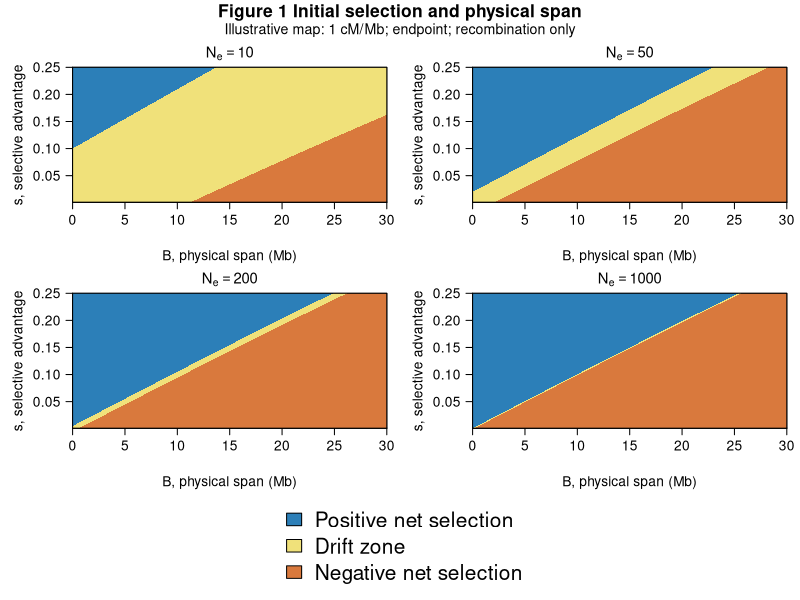
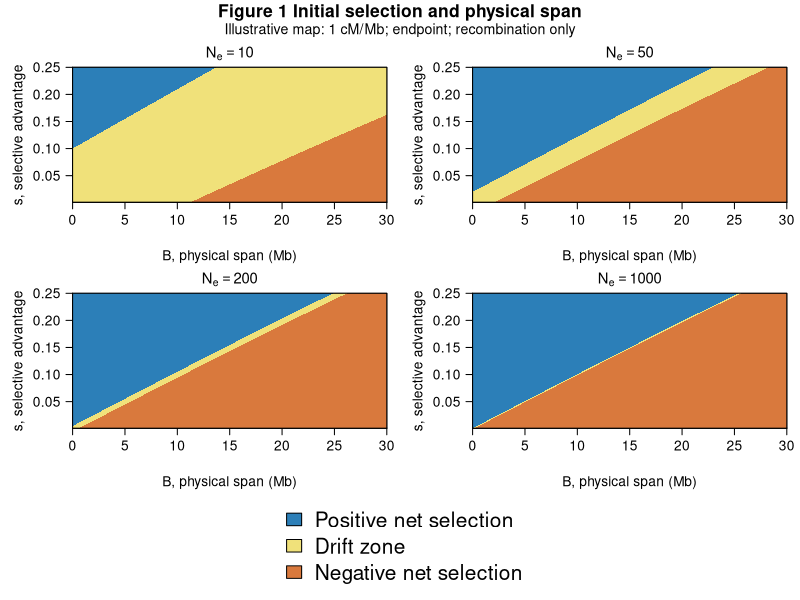
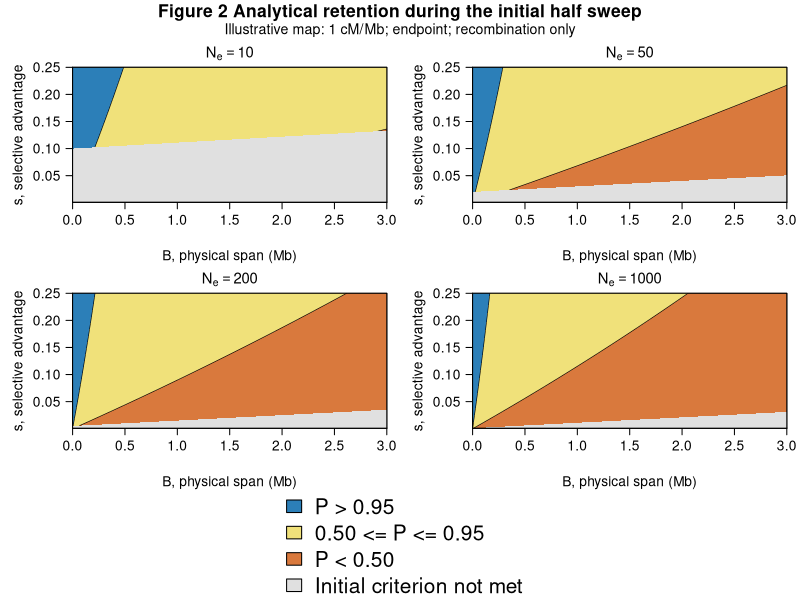
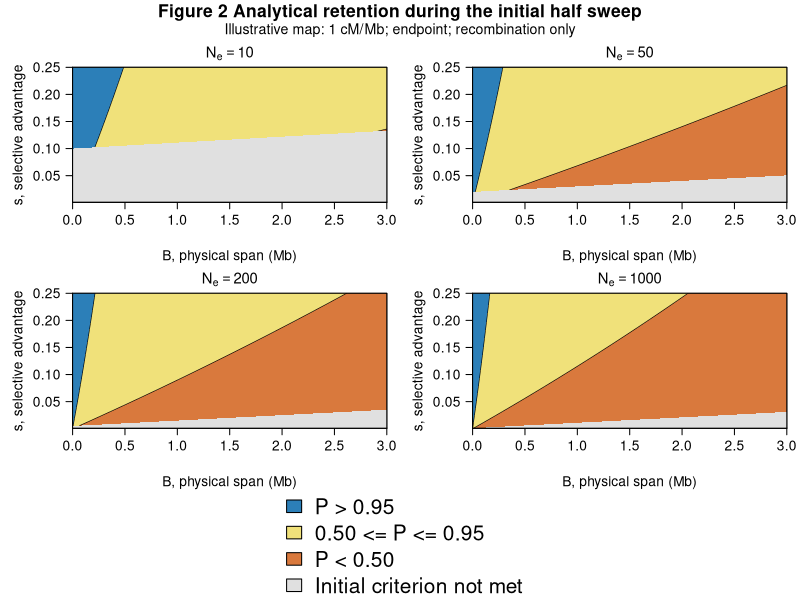
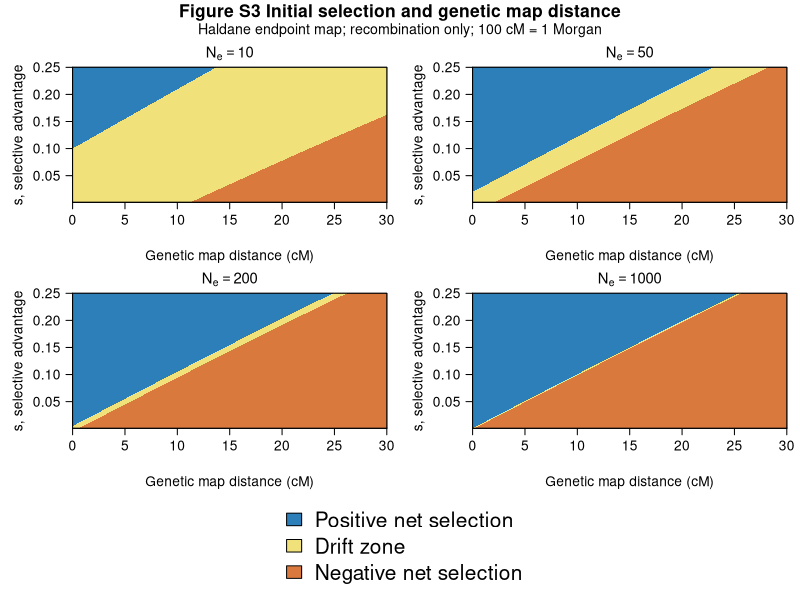
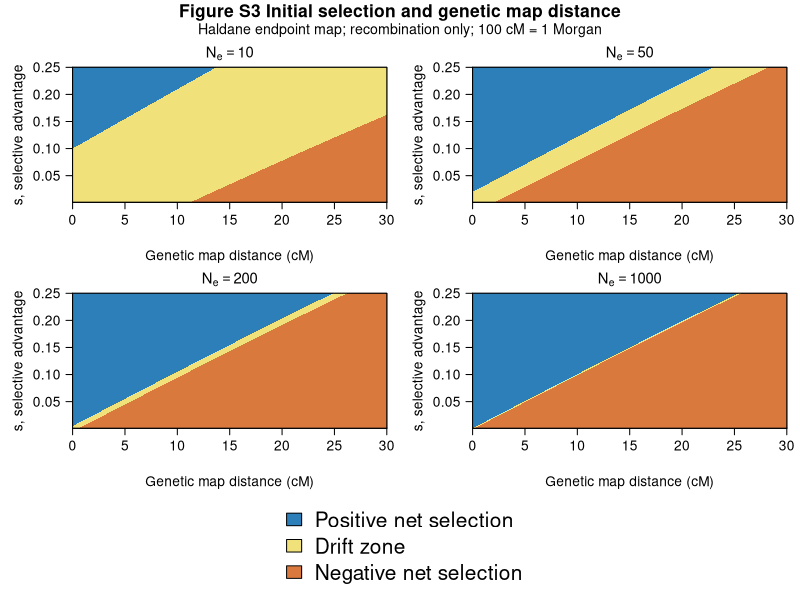
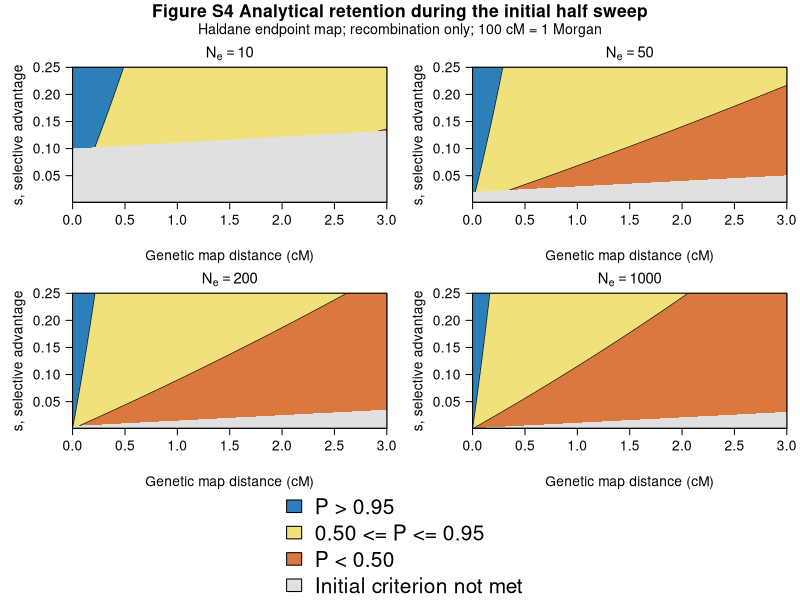
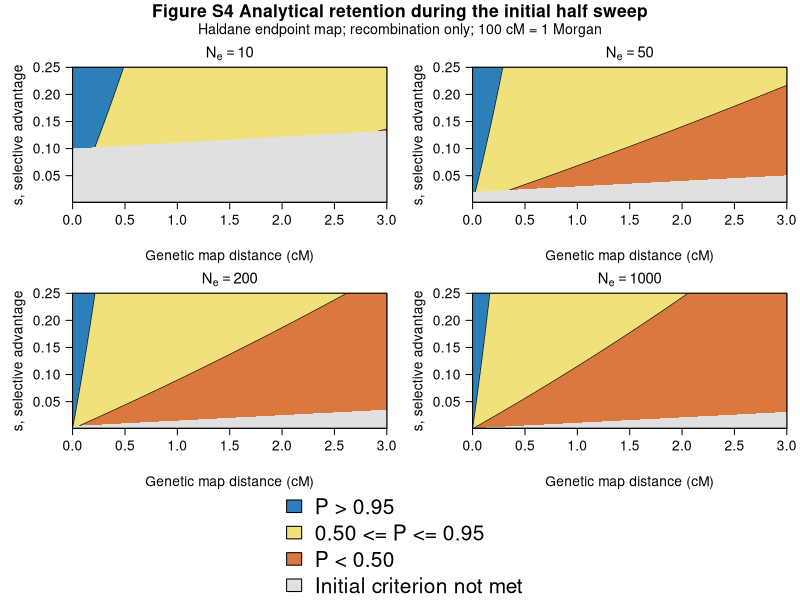

R code for these plots, in order:
# Analytical figures for genes8PT. Base R only; no stochastic simulations.
# Rscript genes8PT_analytical_figures.R [output_directory]
# Figures S3/S4 reproduce the main figures in centimorgans (cM).
# Main text: recombination only. Mutation appears only in Figures S1/S2.
# Frequency-dependent persistence uses a continuous two-class model in which
# breakup slows allele spread. It is not a general multilocus simulation.
args <- commandArgs(trailingOnly=TRUE)
out_dir <- if(length(args)) args[1] else "genes8PT_analytical_figures"
dir.create(out_dir,recursive=TRUE,showWarnings=FALSE)
Ne_values <- c(10,50,200,1000)
s_min <- 0.001
s_max <- 0.25
n_curve <- 2000L
rho <- 1e-8 # Morgan/base pair: illustrative 1 cM/Mb, not a universal map
break_mode <- "endpoint" # alternatively "any_crossover"
main1_max_bp <- 30e6
main2_max_bp <- 3e6
mu <- 1.2e-8 # disruptive mutation probability per required base/generation
make_supplementary <- TRUE
stopifnot(rho>0,mu>=0,mu<1,all(Ne_values>1),s_min>0,s_max>s_min,
          break_mode %in% c("endpoint","any_crossover"))

# B is inclusive physical span; B-1 is the separation between endpoints.
map_length <- function(B,rho_value=rho) rho_value*(B-1)
recombination_loss <- function(B) {
  stopifnot(all(B>=1))
  L <- map_length(B)
  if(break_mode=="endpoint") -expm1(-2*L)/2 else -expm1(-L)
}
inverse_recombination <- function(c) {
  limit <- if(break_mode=="endpoint") 0.5 else 1
  answer <- rep(Inf,length(c))
  answer[c<=0] <- 1
  valid <- c>0 & c<limit
  L <- if(break_mode=="endpoint") -log1p(-2*c[valid])/2 else -log1p(-c[valid])
  answer[valid] <- 1+L/rho
  answer
}
mutation_loss <- function(B) -expm1(B*log1p(-mu))
total_loss <- function(B,mutation=FALSE) {
  c <- recombination_loss(B)
  if(mutation) 1-(1-c)*(1-mutation_loss(B)) else c
}
effective_selection <- function(s,B,mutation=FALSE) (1+s)*(1-total_loss(B,mutation))-1
half_sweep <- function(s,Ne,B,mutation=FALSE) {
  lc <- -log1p(-recombination_loss(B))
  lu <- if(mutation) -B*log1p(-mu) else rep(0,length(B))
  b <- log1p(s)-lc
  a <- b-lu
  x0 <- 1/(2*Ne)
  valid <- a>0 & b>0 & a-b/2>0
  T <- A <- rep(Inf,length(B))
  T[valid] <- (log((0.5/x0)*((a[valid]-b[valid]*x0)/(a[valid]-b[valid]/2))))/a[valid]
  A[valid] <- (log(Ne)+lu[valid]*T[valid])/b[valid]
  list(T=T,A=A,reachable=valid)
}
log_retention <- function(s,Ne,B,mutation=FALSE) {
  times <- half_sweep(s,Ne,B,mutation)
  result <- rep(-Inf,length(B))
  valid <- times$reachable
  result[valid] <- log1p(-recombination_loss(B[valid]))*times$A[valid]
  if(mutation) result[valid] <- result[valid]+B[valid]*log1p(-mu)*times$T[valid]
  result
}

# Recombination-only boundaries are explicit inverse formulas.
selection_bound <- function(s,Ne,mutation=FALSE,max_bp=main1_max_bp) {
  cm <- (s-1/Ne)/(1+s)
  if(!mutation) return(ifelse(cm>0,inverse_recombination(cm),0))
  vapply(s,function(si) {
    if(effective_selection(si,1,TRUE)<=1/Ne) return(0)
    f <- function(B) effective_selection(si,B,TRUE)-1/Ne
    if(f(max_bp)>=0) return(max_bp)
    uniroot(f,c(1,max_bp),tol=1e-5)$root
  },numeric(1))
}
retention_bound <- function(s,Ne,p,mutation=FALSE,max_bp=main2_max_bp) {
  if(!mutation) {
    K <- -log(p)/log(Ne)
    return(inverse_recombination(-expm1(-log1p(s)*K/(1+K))))
  }
  vapply(s,function(si) {
    f <- function(B) {
      lp <- log_retention(si,Ne,B,TRUE)
      if(is.finite(lp)) lp-log(p) else -1e6
    }
    if(f(1)<0) return(0)
    if(f(max_bp)>=0) return(max_bp)
    uniroot(f,c(1,max_bp),tol=1e-5)$root
  },numeric(1))
}
# For a mutation extension, these scalar roots locate boundaries of explicit
# analytical functions; they do not simulate allele trajectories.

axis_value <- function(B,unit) if(unit=="cM") 100*map_length(pmax(1,B)) else B/1e6

left_region <- function(bound,s,max_bp,col,unit) {
  polygon(c(0,axis_value(pmax(0,pmin(max_bp,bound)),unit),0),
          c(s_min,s,s_max),col=col,border=NA)
}
right_region <- function(bound,s,max_bp,col,unit) {
  polygon(axis_value(c(max_bp,pmax(0,pmin(max_bp,bound)),max_bp),unit),
          c(s_min,s,s_max),col=col,border=NA)
}
draw <- function(number,mutation=FALSE,unit="Mb") {
  s <- seq(s_min,s_max,length.out=n_curve)
  max_bp <- if(number==1) main1_max_bp else main2_max_bp
  # Keep the genetic-axis ranges fixed when physical map calibration changes.
  if(unit=="cM") max_bp <- 1+(if(number==1) 0.30 else 0.03)/rho
  cols <- c("#2C7FB8","#F0E17A","#D9793D","#E0E0E0")
  layout(matrix(c(1,2,3,4,5,5),nrow=3,byrow=TRUE),heights=c(1,1,0.48))
  par(mar=c(4.8,5.5,2.1,1.0),oma=c(0,0,3,0),
      mgp=c(3.6,0.9,0),las=1,family="sans",cex.axis=1.25,cex.lab=1.25,cex.main=1.35)
  for(Ne in Ne_values) {
    plot(NA,xlim=c(0,axis_value(max_bp,unit)),ylim=c(s_min,s_max),xaxs="i",yaxs="i",
         xlab=if(unit=="cM") "Genetic map distance (cM)" else "B, physical span (Mb)",ylab="s, selective advantage",
         main=bquote(N[e]==.(Ne)))
    rect(0,s_min,axis_value(max_bp,unit),s_max,col=cols[3],border=NA)
    if(number==1) {
      # At a fixed s, the lower negative boundary has larger admissible B.
      if(!mutation) {
        negative <- inverse_recombination((s+1/Ne)/(1+s))
      } else {
        negative <- vapply(s,function(si) {
          f <- function(B) effective_selection(si,B,TRUE)+1/Ne
          if(f(max_bp)>=0) return(max_bp)
          uniroot(f,c(1,max_bp),tol=1e-5)$root
        },numeric(1))
      }
      positive <- selection_bound(s,Ne,mutation,max_bp)
      left_region(negative,s,max_bp,cols[2],unit)
      left_region(positive,s,max_bp,cols[1],unit)
    } else {
      b50 <- retention_bound(s,Ne,0.50,mutation,max_bp)
      b95 <- retention_bound(s,Ne,0.95,mutation,max_bp)
      left_region(b50,s,max_bp,cols[2],unit)
      left_region(b95,s,max_bp,cols[1],unit)
      selectable <- selection_bound(s,Ne,mutation,max_bp)
      if(mutation) {
        reachable <- vapply(s,function(si) {
          f <- function(B) log1p(si)+log1p(-recombination_loss(B))+2*B*log1p(-mu)
          if(f(1)<=0) return(0)
          if(f(max_bp)>=0) return(max_bp)
          uniroot(f,c(1,max_bp),tol=1e-5)$root
        },numeric(1))
        selectable <- pmin(selectable,reachable)
      }
      # The 95% and 50% boundaries are smooth analytical curves, same style.
      for(bound in list(b50,b95)) {
        visible <- bound>=1 & bound<=max_bp & bound<selectable
        segments <- rle(visible)
        end <- cumsum(segments$lengths)
        start <- end-segments$lengths+1
        for(i in which(segments$values)) {
          j <- start[i]:end[i]
          lines(axis_value(bound[j],unit),s[j],lwd=0.6)
        }
      }
      right_region(selectable,s,max_bp,cols[4],unit)
    }
    box()
  }
  name <- if(unit=="cM") paste0("Figure S",number+2) else
    paste0("Figure ",if(mutation) "S" else "",number)
  title <- if(number==1) if(unit=="cM") "Initial selection and genetic map distance" else "Initial selection and physical span" else
    "Analytical retention during the initial half sweep"
  mtext(paste(name,title),outer=TRUE,side=3,line=1.5,font=2,cex=1.05)
  calibration <- paste0("Illustrative map: ",format(rho*1e8)," cM/Mb; ",break_mode,
                        if(mutation) "; mutation extension" else "; recombination only")
  if(unit=="cM") calibration <- "Haldane endpoint map; recombination only; 100 cM = 1 Morgan"
  mtext(calibration,outer=TRUE,side=3,line=0.2,cex=0.85)
  par(mar=c(0,0,0,0))
  plot.new()
  labels <- if(number==1) c("Positive net selection","Drift zone","Negative net selection") else
    c("P > 0.95","0.50 <= P <= 0.95","P < 0.50",
      if(mutation) "Initial criterion / half sweep not met" else "Initial criterion not met")
  legend("center",legend=labels,fill=cols[seq_along(labels)],ncol=1,bty="n",cex=1.9,x.intersp=0.7,y.intersp=1.05)
}
save_fig <- function(number,mutation=FALSE,unit="Mb") {
  stem <- file.path(out_dir,paste0(if(unit=="cM") paste0("FigureS",number+2) else
    paste0("Figure",if(mutation) "S" else "",number),"_analytical"))
  pdf(paste0(stem,".pdf"),width=9,height=8.5,useDingbats=FALSE)
  tryCatch(draw(number,mutation,unit),finally=dev.off())
  png(paste0(stem,".png"),width=2700,height=2550,res=300)
  tryCatch(draw(number,mutation,unit),finally=dev.off())
}

# Verify closed-form thresholds against independent defining expressions.
for(Ne in Ne_values) {
  s <- c(0.11,0.17,0.25)
  B <- selection_bound(s,Ne)
  stopifnot(max(abs(effective_selection(s,B)-1/Ne))<1e-12)
  for(p in c(0.50,0.95)) {
    B <- retention_bound(s,Ne,p)
    stopifnot(max(abs(exp(log_retention(s,Ne,B))-p))<1e-12)
  }
  # An independent quadrature verifies the analytical frequency exposure.
  si <- 0.17
  x0 <- 1/(2*Ne)
  Btest <- 125001
  gamma <- log1p(si)+log1p(-recombination_loss(Btest))
  times <- half_sweep(si,Ne,Btest)
  numerical <- integrate(function(t) 1-plogis(qlogis(x0)+gamma*t),0,times$T)$value
  stopifnot(abs(numerical-times$A)<1e-8)
}
human <- expand.grid(s=c(0.001,0.01,0.05),Ne=c(1000,10000,100000))
human$initial_bound_bp <- mapply(function(s,Ne) selection_bound(s,Ne),human$s,human$Ne)
human$B95_bp <- mapply(function(s,Ne) retention_bound(s,Ne,0.95),human$s,human$Ne)
human$B50_bp <- mapply(function(s,Ne) retention_bound(s,Ne,0.50),human$s,human$Ne)
save_fig(1)
save_fig(2)
save_fig(1,unit="cM")
save_fig(2,unit="cM")
if(make_supplementary) {
  save_fig(1,TRUE)
  save_fig(2,TRUE)
}
write.csv(human,file.path(out_dir,"human_recombination_only_bounds.csv"),row.names=FALSE)
capture.output(sessionInfo(),file=file.path(out_dir,"R_session_info.txt"))
cat("Analytical figures created in",normalizePath(out_dir),"\n")
